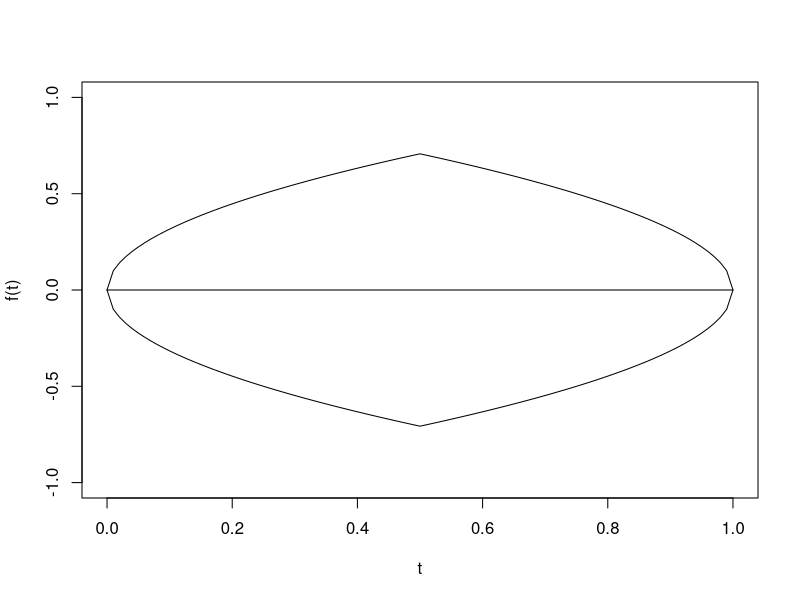
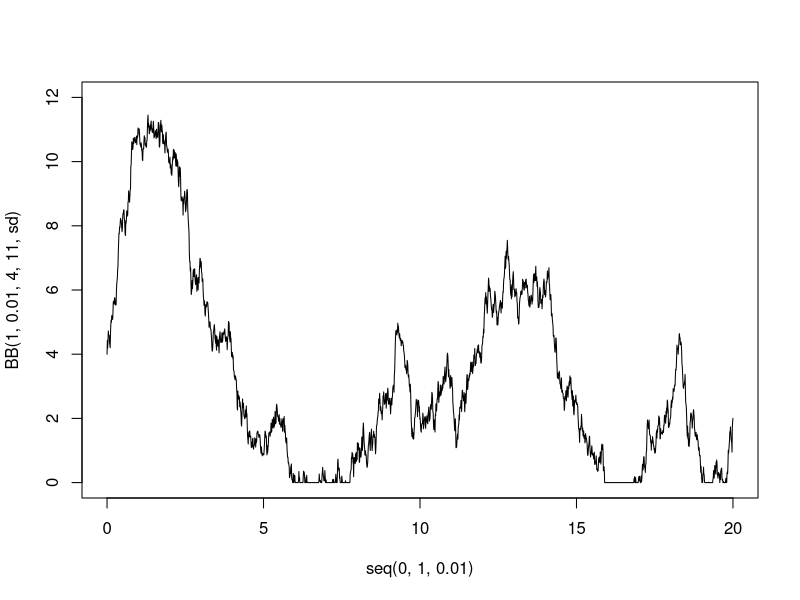
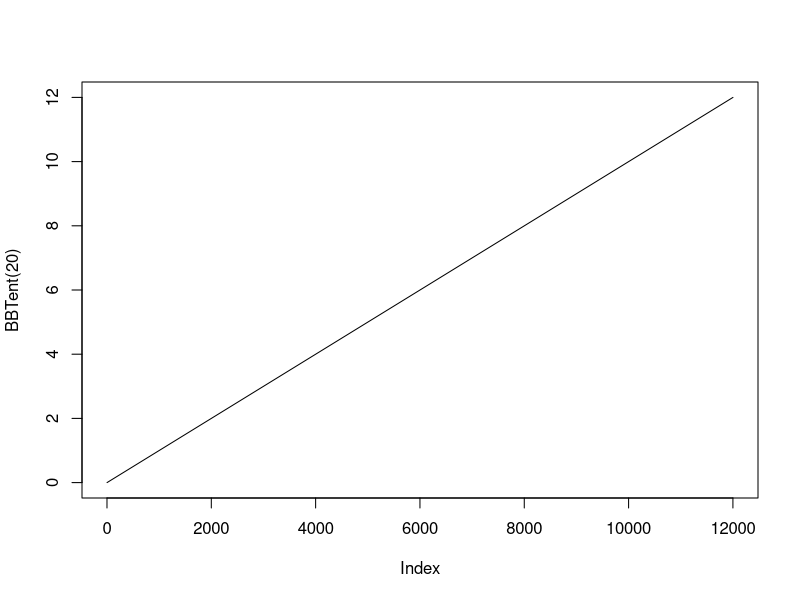

These charts were generated, in order, by the following R code:
f = function(t){
  ifelse(t <= .5, sqrt(t), sqrt(1-t))
}

t = seq(0,1,.01)
plot(t,f(t),type="l",ylim = c(-1,1))
lines(t,-f(t))
lines(t,0*t)


BBf = function(Tfin,dt,a,b){
  t = 0
  i = 1
  x = rep(a,Tfin/dt)
  while(t<Tfin){
    x[i+1] = x[i]+rnorm(1,0,f((t-a)/(b-a)))
    i = i+1
    t = t+dt
  }
  return(x)
}

##Brownian Bridge function
##  Tfin : total length of bridge
##    dt : step size
##     a : initial height
##     b : final height
##    sd : standard deviation of underlying weiner process
BB = function(Tfin,dt,a,b,sd){
  t = 0
  i = 1
  drift = seq(0,Tfin,dt)*(b-a)/Tfin
  w = rep(0,Tfin/dt)
  while(t<Tfin){
    w[i+1] = w[i]+rnorm(1,0,sd)*dt
    i = i+1
    t = t+dt
  }
  t = seq(0,Tfin,dt)
  w = w[1:length(t)]
  bb = pmax(w - t/Tfin*w[length(w)]+drift+a,0)
  return(bb)
}

LevyBridge = function(Tfin,dt,a,b,sd){
  t = 0
  i = 1
  drift = seq(0,Tfin,dt)*(b-a)/Tfin
  w = rep(0,Tfin/dt)
  while(t<Tfin){
    w[i+1] = w[i]+rexp(1,1/sd)*dt
    i = i+1
    t = t+dt
  }
  t = seq(0,Tfin,dt)
  w = w[1:length(t)]
  lb = w - t/Tfin*w[length(w)]+drift+a
  return(pmax(lb,0))
}

BBTent = function(sd){
  plot(seq(0,1,.01),BB(1,.01,4,11,sd),type="l",xlim=c(0,20),ylim=c(0,12))
  lines(seq(1,10,.01),BB(9,.01,11,2,sd))
  lines(seq(10,20,.01),BB(10,.01,2,2,sd))
}

LBTent = function(sd){
  plot(seq(0,1,.01),LevyBridge(1,.01,4,11,sd),type="l",xlim=c(0,20),ylim=c(0,12))
  lines(seq(1,10,.01),LevyBridge(9,.01,11,2,sd))
  lines(seq(10,20,.01),LevyBridge(10,.01,2,2,sd))
}

plot(seq(0,12,.001),BBTent(20),type="l")
